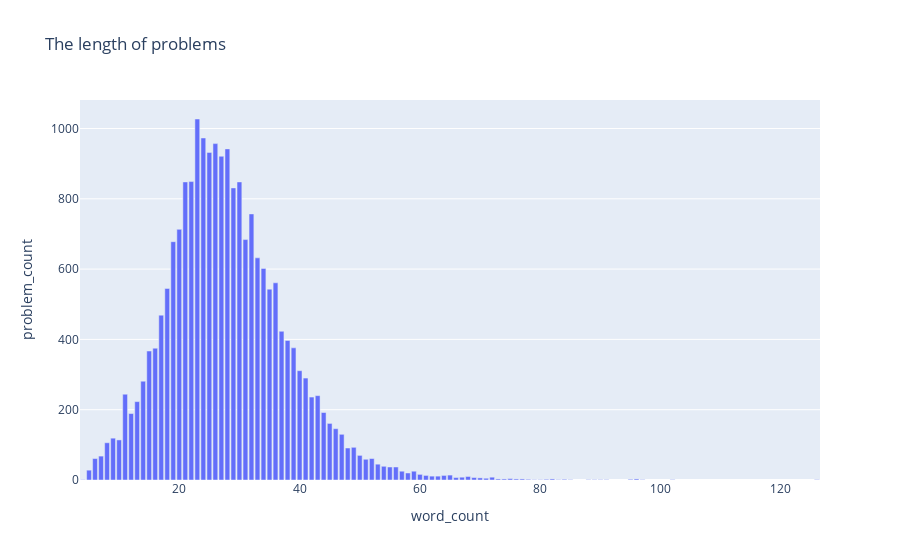

The cell this chart's notebook holds for it:
### Code cell
cnt = data['word_count'].value_counts().reset_index()
cnt.columns = [ 'word_count' , 'problem_count']

fig = px.bar(
    cnt , x = 'word_count', y = 'problem_count' ,
    title = 'The length of problems'
)
fig.show()

### Figure 1 — Plotly figure (JSON) as saved in the notebook; plotly's stock layout.template omitted (floating-point values rounded to 4 significant figures)
{"data": [{"alignmentgroup": "True", "hovertemplate": "word_count=%{x}<br>problem_count=%{y}<extra></extra>", "legendgroup": "", "marker": {"color": "#636efa"}, "name": "", "offsetgroup": "", "orientation": "v", "showlegend": false, "textposition": "auto", "type": "bar", "x": [23, 24, 26, 28, 25, 27, 22, 30, 21, 29, 32, 20, 31, 19, 33, 34, 36, 18, 35, 17, 37, 38, 39, 16, 15, 40, 41, 14, 11, 43, 42, 13, 44, 12, 45, 46, 47, 9, 10, 8, 49, 48, 50, 7, 6, 52, 51, 53, 54, 56, 55, 5, 59, 57, 58, 60, 65, 64, 61, 62, 63, 68, 67, 72, 66, 69, 70, 71, 75, 73, 77, 74, 82, 76, 96, 78, 95, 81, 84, 83, 97, 88, 89, 91, 126, 80, 85, 90, 102, 79, 4], "xaxis": "x", "y": [1027, 973, 957, 942, 932, 921, 849, 848, 848, 831, 757, 713, 684, 678, 632, 602, 561, 545, 543, 469, 423, 397, 376, 375, 367, 311, 290, 281, 244, 240, 236, 223, 192, 189, 161, 146, 130, 119, 114, 106, 93, 91, 70, 68, 61, 61, 59, 45, 39, 37, 37, 28, 25, 25, 20, 16, 14, 13, 13, 11, 11, 10, 8, 8, 7, 7, 6, 5, 4, 3, 3, 3, 3, 3, 3, 2, 2, 2, 2, 1, 1, 1, 1, 1, 1, 1, 1, 1, 1, 1, 1], "yaxis": "y"}], "layout": {"barmode": "relative", "legend": {"tracegroupgap": 0}, "title": {"text": "The length of problems"}, "xaxis": {"anchor": "y", "domain": [0, 1], "title": {"text": "word_count"}}, "yaxis": {"anchor": "x", "domain": [0, 1], "title": {"text": "problem_count"}}}}
